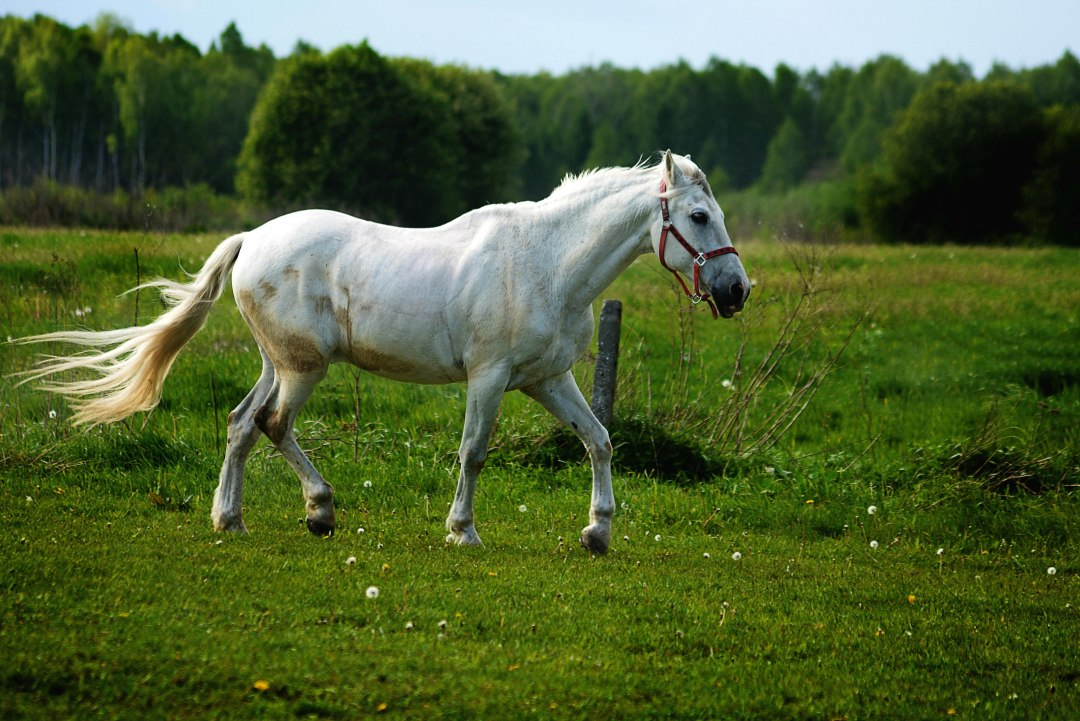
#> input picture Images/h1.jpg, 1080 x 721 px, found by its file name
$ python CvtColor.py
#> lines starting #> are read from the running program, lines starting #| are printed output that depends on the picture
import cv2 as cv

temp = cv.imread("C:\\Python\\OpenCV\\Images\\h1.jpg")
#> temp is the input picture: shape (721, 1080, 3); mean B, G, R 50.7, 97.3, 79.2
if temp is None:
    print("Image is not found")
    import sys

img = cv.resize(temp, (1080,721), interpolation=cv.INTER_CUBIC)


# In opencv color vector sequence B G R
cv.imshow('horse', img)
cv.waitKey()

# In all other lib seq: R G B

from matplotlib import pyplot as plt
plt.imshow(img)
plt.title('horse')
plt.axis('off')
plt.waitforbuttonpress()

# converting BGR to RGB
im = cv.cvtColor(img, cv.COLOR_BGR2RGB)
plt.imshow(im)
plt.title('horse')
plt.axis('off')
plt.waitforbuttonpress()
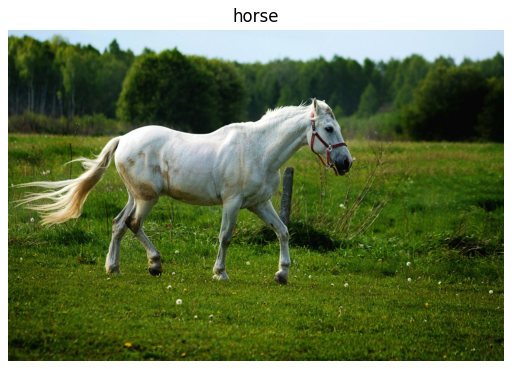
#> figure drawn by matplotlib, 1 panel; B, G, R data is drawn as R, G, B

# converting BGR to LAB
im = cv.cvtColor(img, cv.COLOR_BGR2LAB)
#> im: shape (721, 1080, 3); mean of channels 0, 1, 2 96.8, 113.8, 150.8
plt.imshow(im)
plt.title('horse')
plt.axis('off')
plt.waitforbuttonpress()
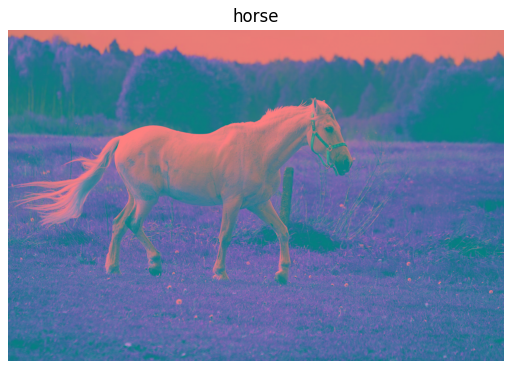
#> figure drawn by matplotlib, 1 panel; B, G, R data is drawn as R, G, B

# converting BGR to HSV
im = cv.cvtColor(img, cv.COLOR_BGR2HSV)
#> im: shape (721, 1080, 3); mean H, S, V 50.1, 160.6, 98.9
plt.imshow(im)
plt.title('horse')
plt.axis('off')
plt.waitforbuttonpress()
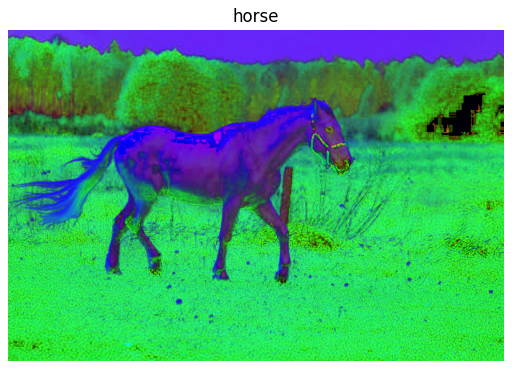
#> figure drawn by matplotlib, 1 panel; B, G, R data is drawn as R, G, B

# converting BGR to LAB
im = cv.cvtColor(img, cv.COLOR_BGR2LAB)
plt.imshow(im)
plt.title('horse')
plt.axis('off')
plt.waitforbuttonpress()


# converting gray to BGR
gray = cv.cvtColor(img, cv.COLOR_BGR2GRAY)
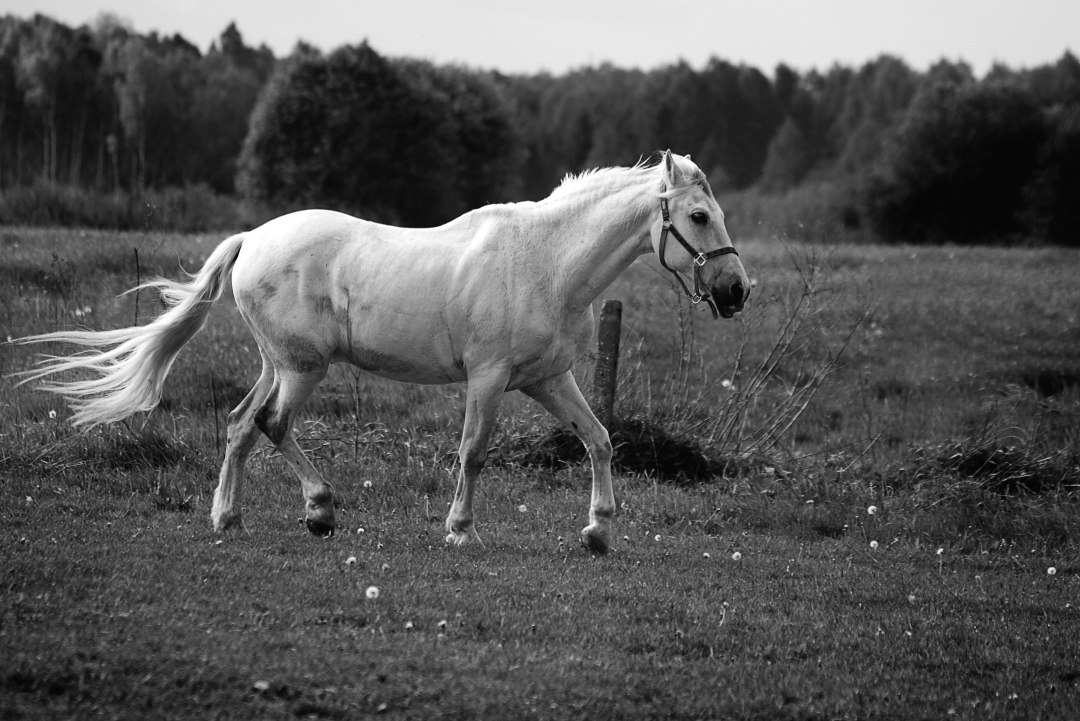
#> gray: shape (721, 1080); min 0, max 255, mean 86.6
cv.imshow('gray',gray)
cv.waitKey()

# converting gray to BGR
image = cv.cvtColor(gray, cv.COLOR_GRAY2BGR)
cv.imshow('gray to color img',image)
cv.waitKey()

cv.destroyAllWindows()
print("CC")

$ run again, with Images/greenScreen.jpg copied over Images/h1.jpg
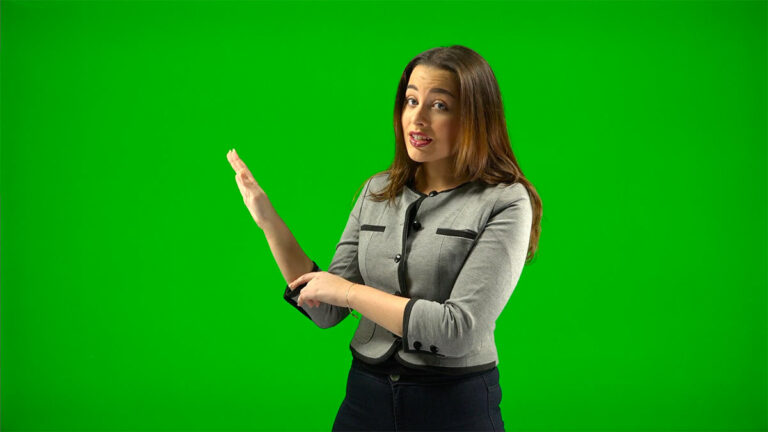
#> input picture Images/greenScreen.jpg, 768 x 432 px, found by its file name
#> temp is the input picture: shape (432, 768, 3); mean B, G, R 15, 158.2, 20.5
#> `img = cv.resize(temp, (1080,721), interpolation=cv.INTER_CUBIC)`:
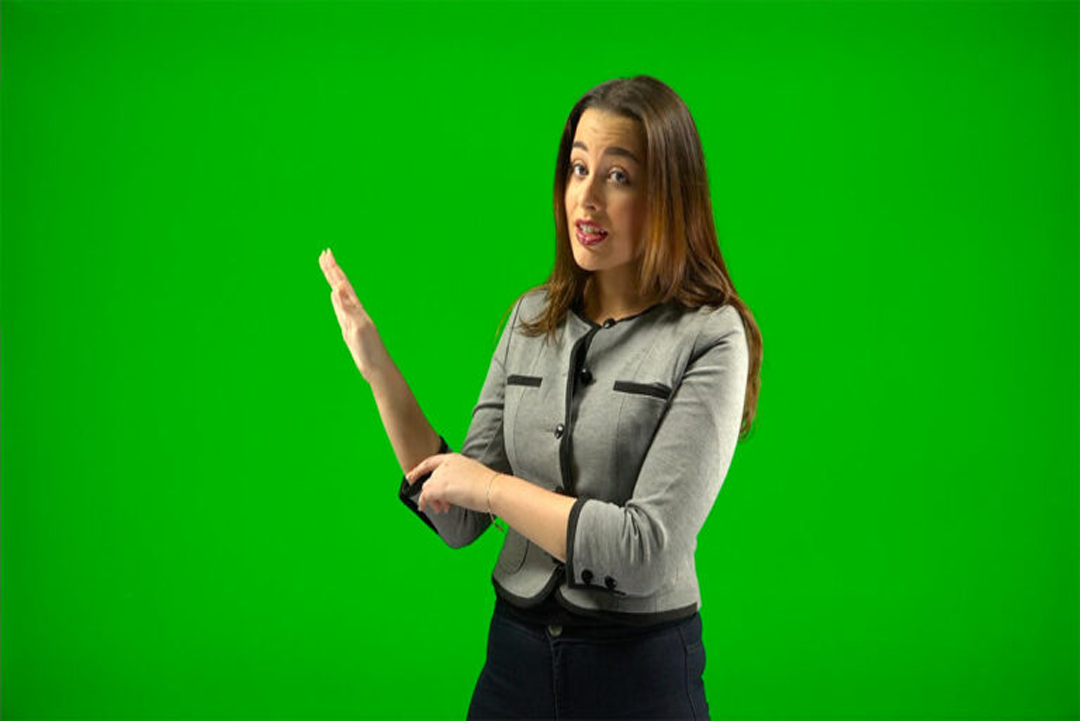
#> img: shape (721, 1080, 3); mean B, G, R 15, 158.2, 20.5
#> `gray = cv.cvtColor(img, cv.COLOR_BGR2GRAY)`:
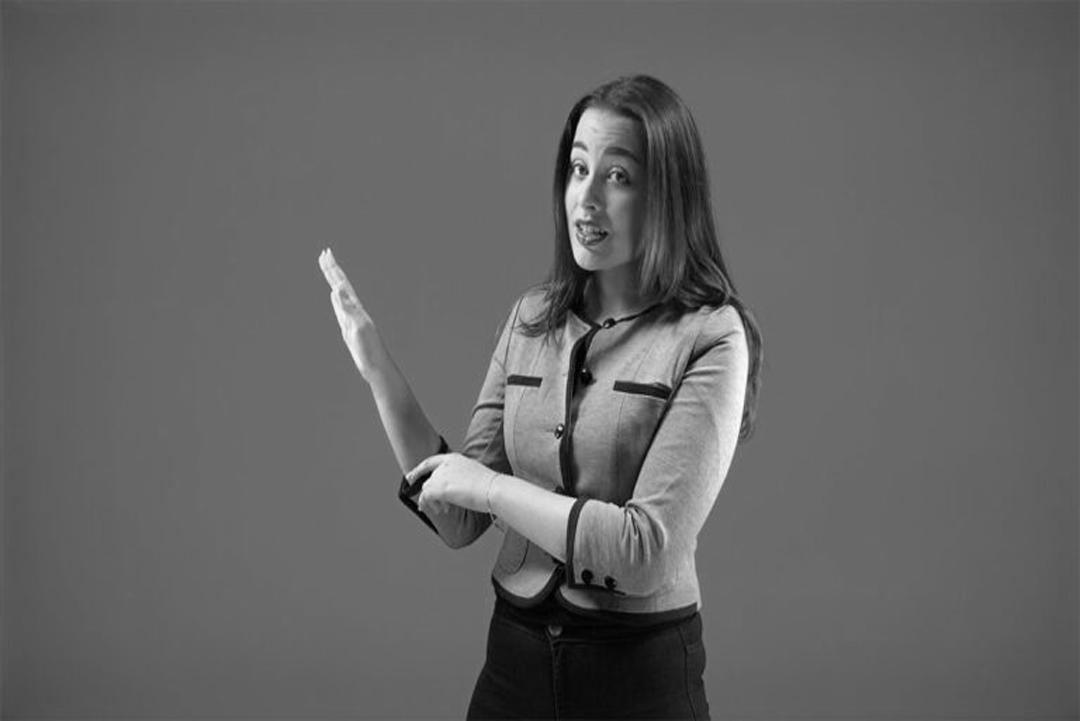
#> gray: shape (721, 1080); min 0, max 254, mean 100.6
